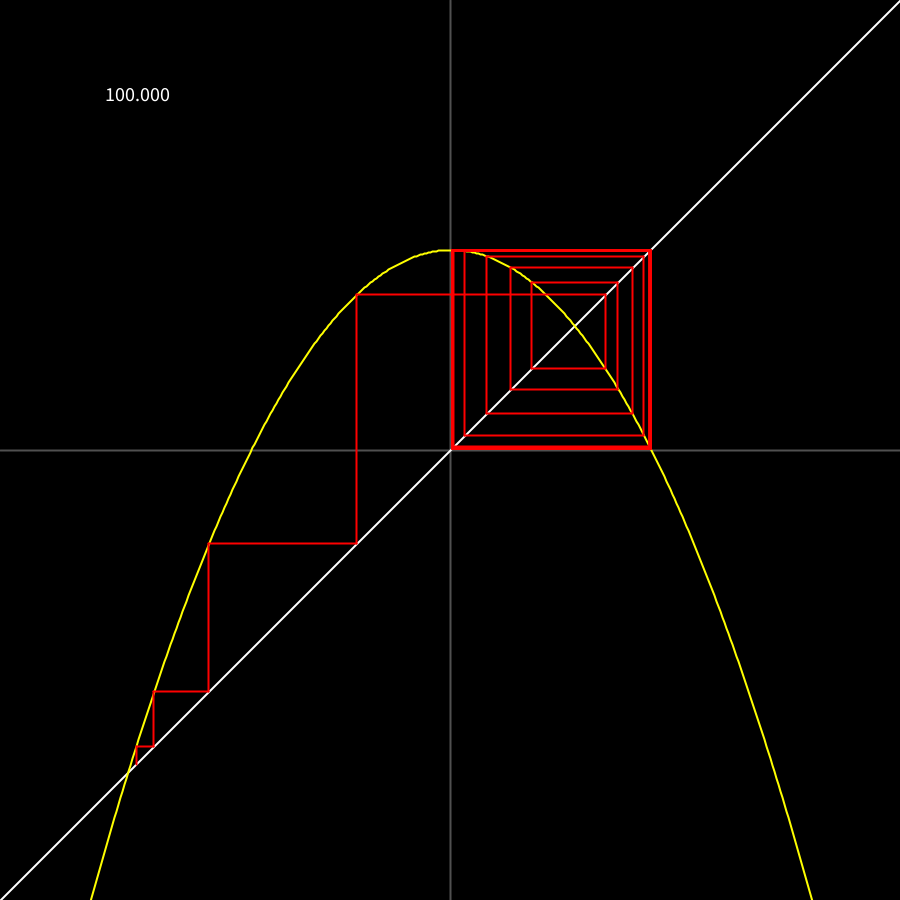
Frame 1 (no input)
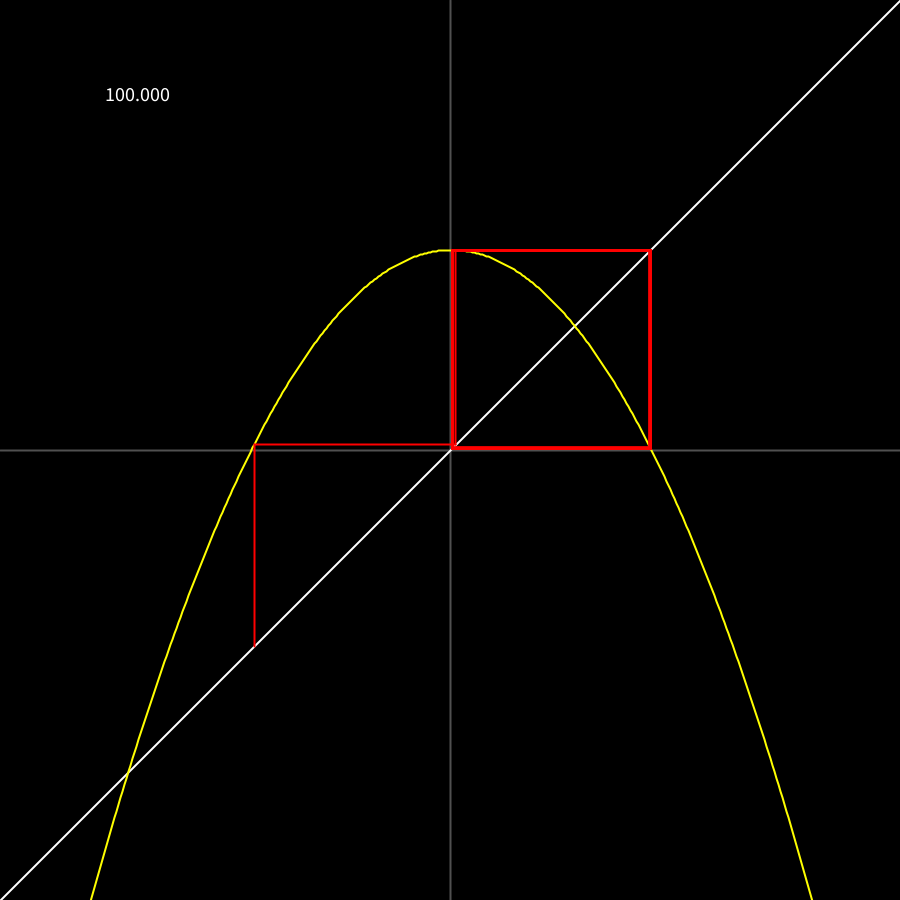
Frame 60 (the mouse pressed at the canvas centre just before this capture)
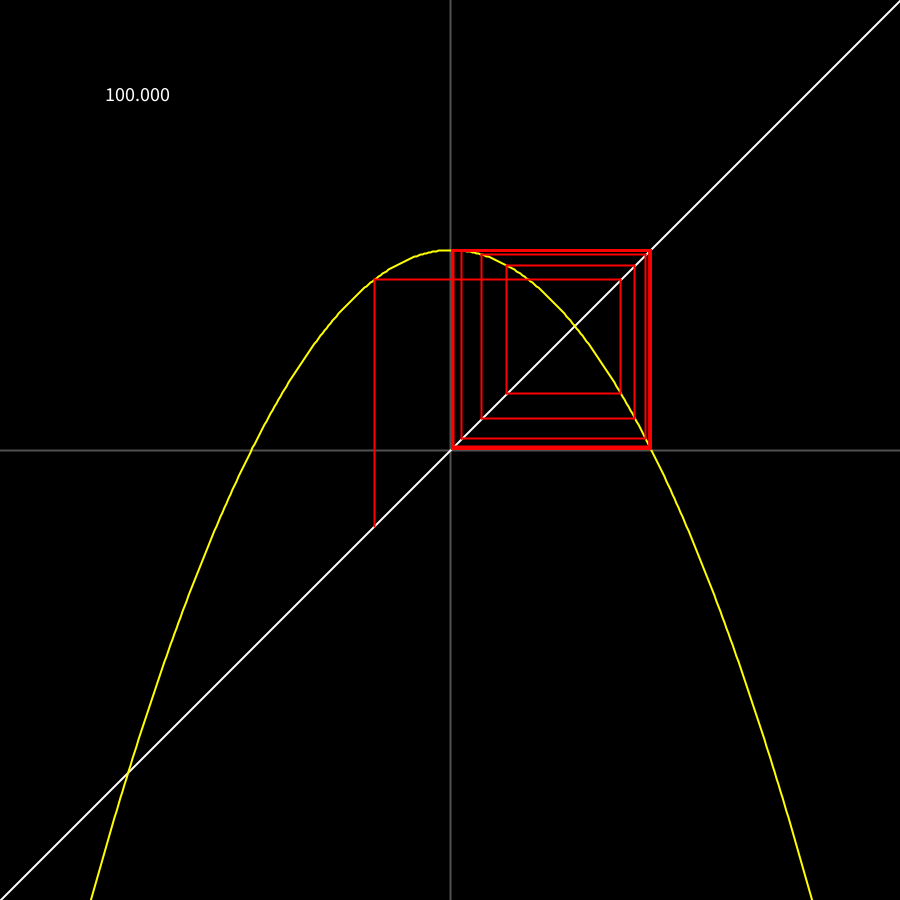
Frame 120 (the mouse held since frame 60 and released just before this capture)

The Processing sketch that drew these frames (run headless with seeded random() and noise(); from frame 60 on, the mouse is pressed at the canvas centre):

// Processing sketch: cobwebPlotQuadradic
// ── cobwebPlotQuadradic.pde
float zoom =2;
int cobcount =-157;
float k = 100;

// shows the behavior of stable attracting fixed point and a repeling fixed point of a quadric
// it is also in the same form as the logistic equation
// around k 125 you can see some period doubling 
// around k 140you can see the period double again
void setup() {
  size(900, 900);
  background(0);
  translate(width/2, height/2);
  plotaxis();
  plotfun(color(255, 255, 0));
  cobweb2(-13);
  //frameRate(20);
}

void draw() {
  background(0);
  translate(width/2, height/2);
  fill(255);
  textSize(20);
  text(k,-width/2+100,-height/2+100);
  plotaxis();
  plotfun(color(255, 255, 0));
  cobweb2(cobcount);
  if (cobcount>187){
    cobcount = -157;
    k+=5;
    if (k==250){
      k=100;
    }
  }
  cobcount+=1;
}


float f1(float x) {
  //return 1 *sq(0.1*x)+k;  //let eq1 = "x-0.3*x**2+30"
 return (.01*x)*(1-x)+k;
}


void plotaxis() {
  //axis
  stroke(80);
  line(0, -height / 2, 0, height); //vert
  line(-width / 2, 0, width, 0); //horizontal
  stroke(255);
  line(-width/2, height/2, width/2, -height/2);
}


void plotfun(color clr) {
  //stroke(random(255),random(255),random(255));
  stroke(clr);
  strokeWeight(2);
  noFill();
  beginShape();
  //let myeq = eval(eq)
  for (int x = -width / 2; x < width / 2; x += 1) {
    float fy = f1(x); //so it gets the values from the array
    float cy = fy * -1; // cy is corrected for plotting like cartesian not computer
    vertex(x * zoom, cy * zoom);
    //ellipse(x * zoom, cy * zoom, 5, 5); // calculated points plotted on vertex
  }
  endShape();
}



void cobweb2(float strt) {
  //print("hello cobweb2");
  // a much better way to get the points by iterating the seed through the function i
  // instead of looking them up in the array as I did in the last version.
  float x = strt;
  float y = strt;
  float nexty, nextx;
  strokeWeight(2);
  //print(y);
  stroke(255,0,0);//(random(100, 255), random(255), random(100, 255));
  //ellipse(tx * zoom, -ty * zoom, 30, 30);
  // get that positionin the array
  for (int i = 0; i < 50; i++) {
    nextx = x;
    nexty = f1(nextx);  // getting the values by iteration
    line(x * zoom, -y * zoom, nextx * zoom, -nexty * zoom);
    x = nexty;
    y = nexty;
    //print(x, y);
    line(nextx * zoom, -nexty * zoom, x * zoom, -y * zoom);
    // get next xy point
  }
}
